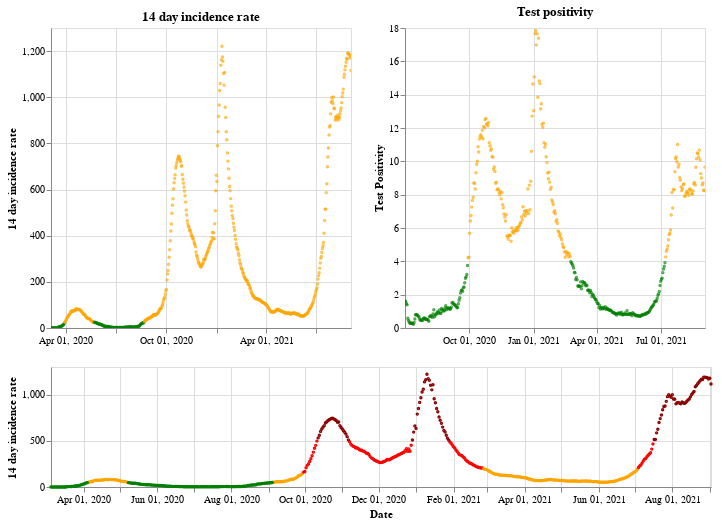

Notebook cell for this chart:
### Markdown cell above
## Northern Ireland

### Code cell
plot_traffic_light('Northern Ireland')

### Figure 1 — Vega-Lite specification as saved in the notebook (floating-point values rounded to 4 significant figures; data arrays with more than 128 entries replaced by an {"elided": "..."} marker saying what was removed)
{"config": {"view": {"continuousWidth": 400, "continuousHeight": 300}}, "vconcat": [{"hconcat": [{"mark": {"type": "point", "size": 2}, "encoding": {"color": {"condition": {"value": "green", "test": "(datum.twoWeeklyCasesRate <= 25)"}, "value": "orange"}, "tooltip": [{"type": "nominal", "field": "areaName"}, {"type": "temporal", "field": "date"}, {"type": "quantitative", "field": "twoWeeklyCasesRate"}, {"type": "quantitative", "field": "testPositivity"}], "x": {"type": "temporal", "axis": {"title": ""}, "field": "date", "scale": {"domain": {"selection": "DateBrush"}}, "timeUnit": "yearmonthdate"}, "y": {"type": "quantitative", "axis": {"title": "14 day incidence rate"}, "field": "twoWeeklyCasesRate"}}, "title": "14 day incidence rate", "width": 300}, {"mark": {"type": "point", "size": 2}, "encoding": {"color": {"condition": {"value": "green", "test": "(datum.testPositivity <= 4)"}, "value": "orange"}, "tooltip": [{"type": "nominal", "field": "areaName"}, {"type": "temporal", "field": "date"}, {"type": "quantitative", "field": "twoWeeklyCasesRate"}, {"type": "quantitative", "field": "testPositivity"}], "x": {"type": "temporal", "axis": {"title": ""}, "field": "date", "scale": {"domain": {"selection": "DateBrush"}}, "timeUnit": "yearmonthdate"}, "y": {"type": "quantitative", "axis": {"title": "Test Positivity"}, "field": "testPositivity"}}, "title": "Test positivity", "width": 300}]}, {"layer": [{"mark": {"type": "point", "size": 2}, "encoding": {"color": {"condition": {"value": "orange", "test": "(((datum.testPositivity < 4) && (datum.twoWeeklyCasesRate >= 50)) && (datum.twoWeeklyCasesRate < 200))"}, "value": "red"}, "opacity": {"condition": {"value": 1, "test": "((datum.twoWeeklyCasesRate >= 50) && (datum.twoWeeklyCasesRate < 500))"}, "value": 0}, "tooltip": [{"type": "nominal", "field": "areaName"}, {"type": "temporal", "field": "date"}, {"type": "quantitative", "field": "twoWeeklyCasesRate"}, {"type": "quantitative", "field": "testPositivity"}], "x": {"type": "temporal", "axis": {"title": "Date"}, "field": "date", "timeUnit": "yearmonthdate"}, "y": {"type": "quantitative", "axis": {"title": "14 day incidence rate"}, "field": "twoWeeklyCasesRate"}}, "selection": {"DateBrush": {"type": "interval", "encodings": ["x"], "fields": ["Time"]}}}, {"mark": {"type": "point", "size": 2}, "encoding": {"color": {"value": "darkred"}, "opacity": {"condition": {"value": 1, "test": "(datum.twoWeeklyCasesRate >= 500)"}, "value": 0}, "tooltip": [{"type": "nominal", "field": "areaName"}, {"type": "temporal", "field": "date"}, {"type": "quantitative", "field": "twoWeeklyCasesRate"}, {"type": "quantitative", "field": "testPositivity"}], "x": {"type": "temporal", "axis": {"title": "Date"}, "field": "date", "timeUnit": "yearmonthdate"}, "y": {"type": "quantitative", "axis": {"title": "14 day incidence rate"}, "field": "twoWeeklyCasesRate"}}}, {"mark": {"type": "point", "size": 2}, "encoding": {"color": {"condition": {"value": "green", "test": "((datum.testPositivity < 4) && (datum.twoWeeklyCasesRate < 50))"}, "value": "orange"}, "opacity": {"condition": {"value": 1, "test": "(datum.twoWeeklyCasesRate < 50)"}, "value": 0}, "tooltip": [{"type": "nominal", "field": "areaName"}, {"type": "temporal", "field": "date"}, {"type": "quantitative", "field": "twoWeeklyCasesRate"}, {"type": "quantitative", "field": "testPositivity"}], "x": {"type": "temporal", "axis": {"title": "Date"}, "field": "date", "timeUnit": "yearmonthdate"}, "y": {"type": "quantitative", "axis": {"title": "14 day incidence rate"}, "field": "twoWeeklyCasesRate"}}}], "height": 120, "width": 660}], "data": {"name": "data-4326ce726164474d5a3441fe9edd4502"}, "$schema": "https://vega.github.io/schema/vega-lite/v4.8.1.json", "datasets": {"data-4326ce726164474d5a3441fe9edd4502": {"elided": "547 records"}}}
